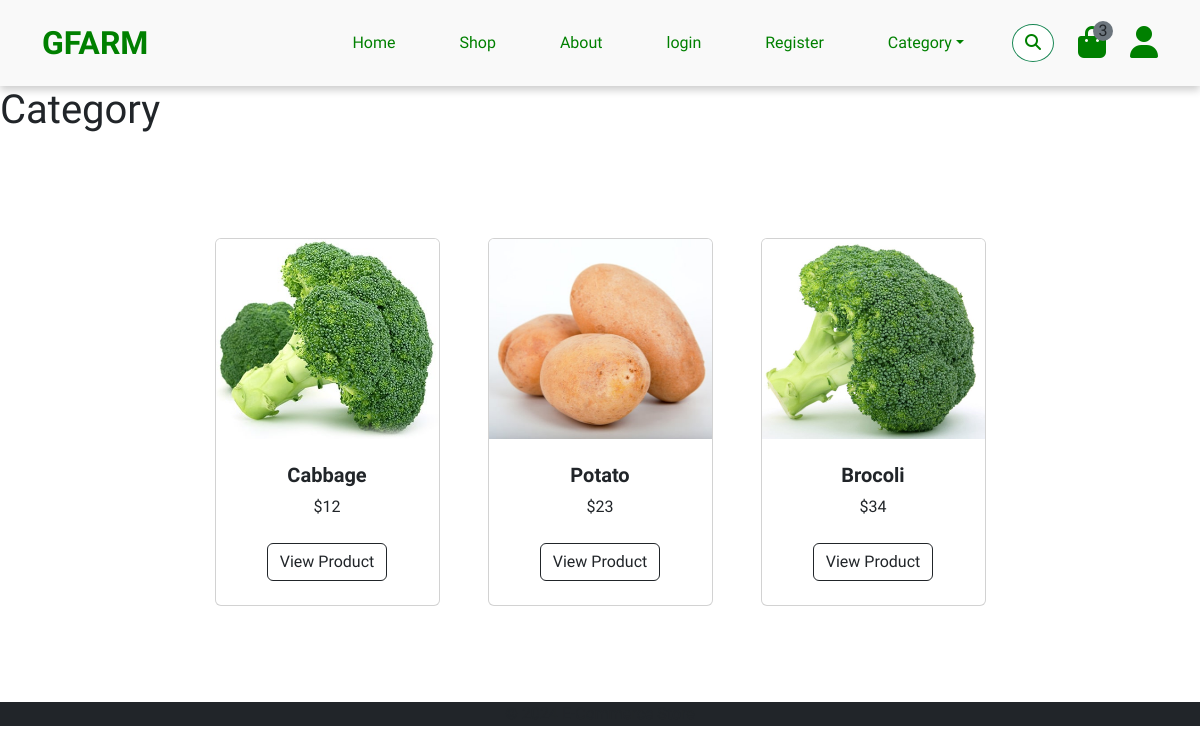
The app's page /user/category/Vegetables with its own data.
### account/models.py (models this page shows, shortened)
class Products(models.Model):
    title = models.CharField(max_length=50)
    description = models.CharField(max_length=50)
    price = models.IntegerField()
    image = models.ImageField(upload_to='product_images')
    options=(
        ('Vegetables','Vegetables'),
        ('Fruits','Fruits'),
        ('Diary','Diary'),
        ('Spices','Spices'),
    )
    category = models.CharField(max_length=100,choices = options)
    stock = models.IntegerField()
    is_offer = models.BooleanField(default=False,null=True)
    offer_price = models.IntegerField(null=True)

### user/views.py (the view)
# urls.py: path('category/<category>', views.category,name='category'),
def category(request,category):
    products = Products.objects.filter(category=category)
    return render(request,'category_item_list.html',{'products':products})

### user/templates/category_item_list.html
{% extends "landing.html" %}
{% block main %}
<h1>Category</h1>
<section class="py-5">
    <div class="container px-4 px-lg-5 mt-5">
        <div class="row gx-4 gx-lg-5 row-cols-2 row-cols-md-3 row-cols-xl-4 justify-content-center">
        {% for product in products %}
            {% if product.is_offer %}
            <div class="col mb-5">
                <div class="card h-100">
                    <div class="badge bg-dark text-white position-absolute" style="top: 0.5rem; right: 0.5rem">Offer</div>
                    <img class="card-img-top" src="{{ product.image.url }}" alt="..." height="200px"/>
                    <div class="card-body p-4">
                        <div class="text-center">
                            <h5 class="fw-bolder">{{ product.title }}</h5>
                    <div class="d-flex justify-content-center small text-warning mb-2">
                    <i class="bi bi-star-fill"></i>
                    Offer!
                    <i class="bi bi-star-fill"></i>
                    </div>
                            <strike>
                            ${{ product.price }}
                            </strike>
                            ${{ product.offer_price }}
                        </div>
                    </div>
                    <div class="card-footer p-4 pt-0 border-top-0 bg-transparent">
                    <div class="text-center">
                        <a class="btn btn-outline-dark mt-auto" href="">View Product</a>
                    </div>
                    </div>
                </div>
            </div>
            {% else %}
        <div class="col mb-5">
                <div class="card h-100">
                    <img class="card-img-top" src="{{ product.image.url }}" alt="..." height="200px" />
                    <div class="card-body p-4">
                        <div class="text-center">
                            <h5 class="fw-bolder">{{ product.title }}</h5>
                            ${{ product.price }}
                        </div>
                    </div>
                    <div class="card-footer p-4 pt-0 border-top-0 bg-transparent">
<div class="text-center"><a class="btn btn-outline-dark mt-auto" href="">View Product</a></div>
                    </div>
                </div>
            </div>
                {% endif %}
            {% endfor %}
    </div>
</section>
{% endblock main %}

### static/css/style.css (style rules this page uses)
* { font-family: 'Raleway',sans-serif; }

### records on screen
Products: image (picture), title "Cabbage", price "12"
Products: image (picture), title "Potato", price "23"
Products: image (picture), title "Brocoli", price "34"
